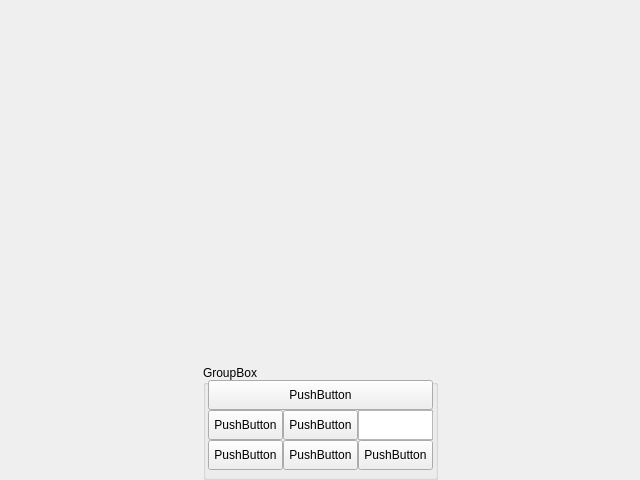
<?xml version="1.0" encoding="UTF-8"?>
<ui version="4.0">
 <class>MainWindow</class>
 <widget class="QMainWindow" name="MainWindow">
  <property name="geometry">
   <rect>
    <x>0</x>
    <y>0</y>
    <width>640</width>
    <height>480</height>
   </rect>
  </property>
  <property name="windowTitle">
   <string>MainWindow</string>
  </property>
  <widget class="QWidget" name="centralWidget">
   <widget class="QGroupBox" name="groupBox">
    <property name="geometry">
     <rect>
      <x>203</x>
      <y>365</y>
      <width>235</width>
      <height>115</height>
     </rect>
    </property>
    <property name="title">
     <string>GroupBox</string>
    </property>
    <widget class="QPushButton" name="pushButton_5">
     <property name="geometry">
      <rect>
       <x>5</x>
       <y>15</y>
       <width>225</width>
       <height>30</height>
      </rect>
     </property>
     <property name="text">
      <string>PushButton</string>
     </property>
    </widget>
    <widget class="QPushButton" name="pushButton_4">
     <property name="geometry">
      <rect>
       <x>80</x>
       <y>45</y>
       <width>75</width>
       <height>30</height>
      </rect>
     </property>
     <property name="text">
      <string>PushButton</string>
     </property>
    </widget>
    <widget class="QPushButton" name="pushButton">
     <property name="geometry">
      <rect>
       <x>5</x>
       <y>75</y>
       <width>75</width>
       <height>30</height>
      </rect>
     </property>
     <property name="text">
      <string>PushButton</string>
     </property>
    </widget>
    <widget class="QTextEdit" name="textEdit">
     <property name="geometry">
      <rect>
       <x>155</x>
       <y>45</y>
       <width>75</width>
       <height>30</height>
      </rect>
     </property>
    </widget>
    <widget class="QPushButton" name="pushButton_6">
     <property name="geometry">
      <rect>
       <x>155</x>
       <y>75</y>
       <width>75</width>
       <height>30</height>
      </rect>
     </property>
     <property name="text">
      <string>PushButton</string>
     </property>
    </widget>
    <widget class="QPushButton" name="pushButton_2">
     <property name="geometry">
      <rect>
       <x>5</x>
       <y>45</y>
       <width>75</width>
       <height>30</height>
      </rect>
     </property>
     <property name="text">
      <string>PushButton</string>
     </property>
    </widget>
    <widget class="QPushButton" name="pushButton_3">
     <property name="geometry">
      <rect>
       <x>80</x>
       <y>75</y>
       <width>75</width>
       <height>30</height>
      </rect>
     </property>
     <property name="text">
      <string>PushButton</string>
     </property>
    </widget>
    <zorder>pushButton_5</zorder>
    <zorder>pushButton_4</zorder>
    <zorder>pushButton</zorder>
    <zorder>textEdit</zorder>
    <zorder>pushButton_6</zorder>
    <zorder>pushButton_2</zorder>
    <zorder>pushButton_3</zorder>
    <zorder>pushButton_5</zorder>
    <zorder>pushButton_4</zorder>
    <zorder>pushButton</zorder>
    <zorder>textEdit</zorder>
    <zorder>pushButton_6</zorder>
    <zorder>pushButton_2</zorder>
    <zorder>pushButton_3</zorder>
   </widget>
  </widget>
 </widget>
 <layoutdefault spacing="6" margin="11"/>
 <resources/>
 <connections/>
</ui>
